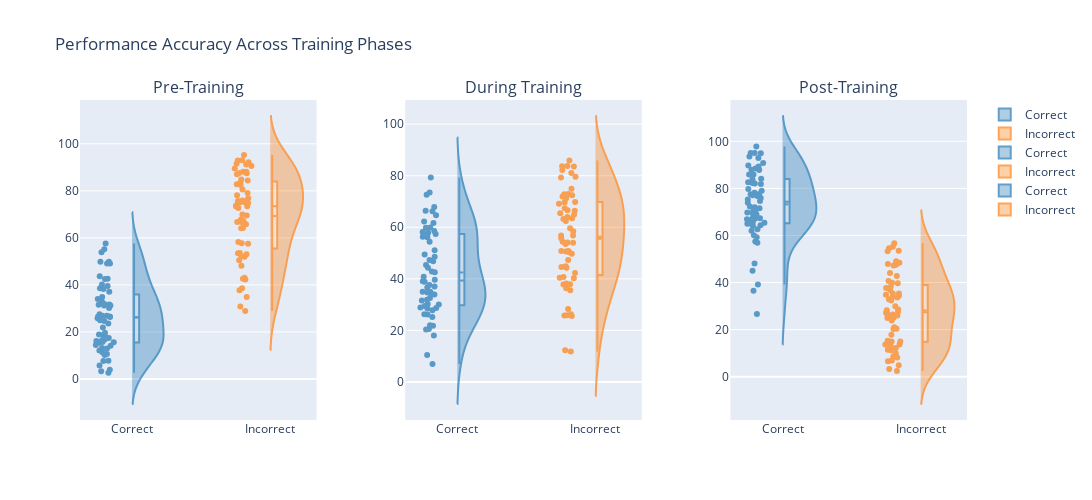
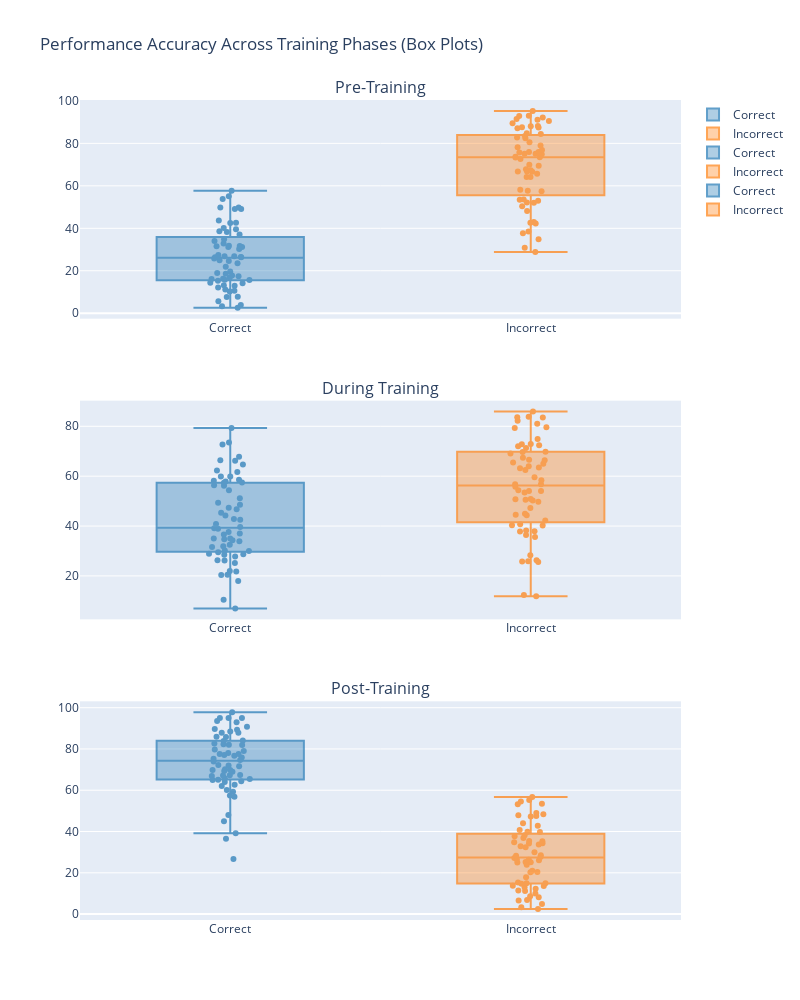

The notebook cell saved with these charts, in order:
### Markdown cell above
## 5. Comparison Grid with `plot_comparison_distributions()`

Create side-by-side comparisons of distributions across multiple conditions in a grid layout.

### Code cell
# Simulate trial-by-trial variability for different experimental conditions
trial_data = {
    'Pre-Training': {
        'Correct': np.random.beta(2, 5, 60) * 100,
        'Incorrect': np.random.beta(5, 2, 60) * 100,
    },
    'During Training': {
        'Correct': np.random.beta(3, 4, 60) * 100,
        'Incorrect': np.random.beta(4, 3, 60) * 100,
    },
    'Post-Training': {
        'Correct': np.random.beta(5, 2, 60) * 100,
        'Incorrect': np.random.beta(2, 5, 60) * 100,
    },
}

# Create comparison grid with violin plots
fig = plot_comparison_distributions(
    trial_data,
    plot_type='violin',
    rows=1,
    cols=3,
    config=PlotConfig(
        title="Performance Accuracy Across Training Phases",
        ylabel="Accuracy (%)",
        figsize=(14, 5)
    ),
    showmeans=True,
    showbox=True,
    showpoints=True,
    backend='plotly'
)
fig.show()
print("✓ Comparison distributions grid created")

# Alternative: horizontal layout with box plots
fig = plot_comparison_distributions(
    trial_data,
    plot_type='box',
    rows=3,
    cols=1,
    config=PlotConfig(
        title="Performance Accuracy Across Training Phases (Box Plots)",
        xlabel="Accuracy (%)",
        figsize=(8, 10)
    ),
    backend='plotly'
)
fig.show()
print("✓ Alternative comparison distributions grid created")

### Figure 1 — Plotly figure (JSON) as saved in the notebook; plotly's stock layout.template omitted (floating-point values rounded to 4 significant figures)
{"data": [{"box": {"fillcolor": "rgba(255, 255, 255, 0.5)", "line": {"color": "#1f77b4", "width": 2}, "visible": true, "width": 0.3}, "jitter": 0.3, "marker": {"color": "#1f77b4"}, "meanline": {"color": "#1f77b4", "visible": true, "width": 2}, "name": "Correct", "opacity": 0.7, "pointpos": -0.8, "points": "all", "showlegend": true, "side": "positive", "type": "violin", "xaxis": "x", "y": [42.47, 26.43, 2.596, 5.651, 25.82, 26.54, 17.77, 30.21, 49.79, 14.12, 27.47, 31.62, 19.68, 34.81, 38.23, 31.59, 42.61, 26.84, 10.56, 17.44, 38.6, 3.265, 24.94, 18.59, 57.64, 49.12, 16.24, 31.21, 24.6, 12.93, 55.13, 37.05, 15.62, 31.24, 32.88, 11.2, 43.7, 7.726, 3.915, 18.92, 13.19, 53.86, 21.85, 14.42, 12.12, 10.18, 40.12, 15.73, 26.38, 26.83, 39.54, 31.84, 49.86, 15.34, 7.605, 16.16, 16.79, 34.0, 49.07, 23.51], "yaxis": "y"}, {"box": {"fillcolor": "rgba(255, 255, 255, 0.5)", "line": {"color": "#ff7f0e", "width": 2}, "visible": true, "width": 0.3}, "jitter": 0.3, "marker": {"color": "#ff7f0e"}, "meanline": {"color": "#ff7f0e", "visible": true, "width": 2}, "name": "Incorrect", "opacity": 0.7, "pointpos": -0.8, "points": "all", "showlegend": true, "side": "positive", "type": "violin", "xaxis": "x", "y": [52.0, 87.57, 58.2, 48.11, 42.28, 82.46, 74.87, 75.93, 37.71, 64.11, 83.51, 75.12, 43.01, 76.88, 73.36, 79.03, 65.73, 82.75, 28.89, 92.91, 92.16, 50.42, 91.16, 91.52, 66.68, 87.08, 75.71, 66.75, 89.47, 73.74, 67.37, 75.92, 64.21, 52.98, 84.43, 78.14, 73.48, 87.52, 30.8, 53.52, 53.46, 88.12, 88.08, 95.28, 42.64, 69.91, 52.15, 38.51, 67.77, 92.98, 57.7, 66.77, 57.51, 90.55, 72.68, 75.06, 69.51, 80.58, 84.81, 34.84], "yaxis": "y"}, {"box": {"fillcolor": "rgba(255, 255, 255, 0.5)", "line": {"color": "#1f77b4", "width": 2}, "visible": true, "width": 0.3}, "jitter": 0.3, "marker": {"color": "#1f77b4"}, "meanline": {"color": "#1f77b4", "visible": true, "width": 2}, "name": "Correct", "opacity": 0.7, "pointpos": -0.8, "points": "all", "showlegend": true, "side": "positive", "type": "violin", "xaxis": "x2", "y": [51.12, 28.66, 35.03, 39.63, 66.21, 47.3, 39.08, 30.21, 30.02, 27.79, 40.8, 67.81, 21.78, 56.36, 58.13, 61.7, 48.53, 36.6, 31.57, 66.42, 79.32, 37.6, 64.64, 26.28, 33.89, 20.34, 25.16, 57.86, 28.89, 59.87, 10.49, 6.984, 26.18, 54.34, 56.16, 29.46, 38.91, 57.33, 34.31, 58.59, 49.39, 28.54, 17.99, 36.99, 44.25, 32.52, 42.8, 72.66, 73.49, 57.43, 20.49, 62.24, 59.85, 45.37, 34.72, 42.54, 35.02, 21.97, 46.78, 31.9], "yaxis": "y2"}, {"box": {"fillcolor": "rgba(255, 255, 255, 0.5)", "line": {"color": "#ff7f0e", "width": 2}, "visible": true, "width": 0.3}, "jitter": 0.3, "marker": {"color": "#ff7f0e"}, "meanline": {"color": "#ff7f0e", "visible": true, "width": 2}, "name": "Incorrect", "opacity": 0.7, "pointpos": -0.8, "points": "all", "showlegend": true, "side": "positive", "type": "violin", "xaxis": "x2", "y": [53.5, 69.84, 42.28, 71.96, 74.93, 50.77, 59.58, 12.31, 72.43, 83.57, 72.91, 25.79, 56.78, 65.46, 69.67, 79.61, 55.78, 44.57, 44.29, 38.18, 50.55, 63.96, 36.39, 83.8, 63.47, 63.16, 50.83, 47.27, 56.81, 25.89, 54.05, 71.27, 37.8, 83.63, 11.83, 26.29, 35.6, 67.35, 37.93, 58.41, 79.32, 49.71, 64.94, 81.04, 40.73, 54.02, 66.63, 54.37, 40.25, 69.08, 50.29, 44.92, 82.24, 62.48, 40.37, 66.41, 85.89, 72.84, 28.3, 25.55], "yaxis": "y2"}, {"box": {"fillcolor": "rgba(255, 255, 255, 0.5)", "line": {"color": "#1f77b4", "width": 2}, "visible": true, "width": 0.3}, "jitter": 0.3, "marker": {"color": "#1f77b4"}, "meanline": {"color": "#1f77b4", "visible": true, "width": 2}, "name": "Correct", "opacity": 0.7, "pointpos": -0.8, "points": "all", "showlegend": true, "side": "positive", "type": "violin", "xaxis": "x3", "y": [94.98, 82.03, 62.02, 88.4, 69.36, 93.54, 70.15, 76.71, 48.04, 85.85, 69.79, 63.99, 79.69, 59.28, 64.97, 68.93, 65.68, 89.68, 87.9, 67.23, 97.78, 69.82, 74.65, 81.89, 75.25, 73.94, 77.52, 92.93, 65.4, 67.34, 94.97, 39.11, 79.02, 60.1, 65.08, 62.63, 57.42, 56.86, 83.83, 90.75, 36.54, 87.84, 66.9, 67.13, 78.1, 71.58, 26.68, 82.32, 75.87, 77.06, 84.12, 71.95, 85.95, 95.05, 82.64, 72.28, 45.0, 64.37, 89.32, 77.6], "yaxis": "y3"}, {"box": {"fillcolor": "rgba(255, 255, 255, 0.5)", "line": {"color": "#ff7f0e", "width": 2}, "visible": true, "width": 0.3}, "jitter": 0.3, "marker": {"color": "#ff7f0e"}, "meanline": {"color": "#ff7f0e", "visible": true, "width": 2}, "name": "Incorrect", "opacity": 0.7, "pointpos": -0.8, "points": "all", "showlegend": true, "side": "positive", "type": "violin", "xaxis": "x3", "y": [39.74, 27.21, 12.2, 32.35, 20.39, 14.9, 3.286, 28.49, 56.67, 55.24, 29.96, 25.28, 38.16, 53.24, 34.85, 6.859, 35.29, 2.417, 54.54, 20.23, 24.98, 6.53, 14.73, 40.69, 25.04, 53.46, 32.91, 12.98, 28.23, 14.96, 9.94, 13.69, 26.37, 17.84, 47.25, 11.47, 36.82, 42.75, 8.57, 37.67, 27.6, 26.61, 47.92, 33.68, 39.89, 20.99, 13.63, 35.38, 26.04, 34.22, 34.36, 23.86, 49.0, 48.36, 15.29, 11.2, 47.57, 44.05, 8.193, 4.851], "yaxis": "y3"}], "layout": {"annotations": [{"font": {"size": 16}, "showarrow": false, "text": "Pre-Training", "x": 0.1333, "xanchor": "center", "xref": "paper", "y": 1, "yanchor": "bottom", "yref": "paper"}, {"font": {"size": 16}, "showarrow": false, "text": "During Training", "x": 0.5, "xanchor": "center", "xref": "paper", "y": 1, "yanchor": "bottom", "yref": "paper"}, {"font": {"size": 16}, "showarrow": false, "text": "Post-Training", "x": 0.8667, "xanchor": "center", "xref": "paper", "y": 1, "yanchor": "bottom", "yref": "paper"}], "height": 500, "showlegend": true, "title": {"text": "Performance Accuracy Across Training Phases"}, "width": 1400, "xaxis": {"anchor": "y", "domain": [0, 0.2667]}, "xaxis2": {"anchor": "y2", "domain": [0.3667, 0.6333]}, "xaxis3": {"anchor": "y3", "domain": [0.7333, 1]}, "yaxis": {"anchor": "x", "domain": [0, 1]}, "yaxis2": {"anchor": "x2", "domain": [0, 1]}, "yaxis3": {"anchor": "x3", "domain": [0, 1]}}}

### Figure 2 — Plotly figure (JSON) as saved in the notebook; plotly's stock layout.template omitted (floating-point values rounded to 4 significant figures)
{"data": [{"boxpoints": "all", "jitter": 0.3, "marker": {"color": "#1f77b4"}, "name": "Correct", "notched": false, "opacity": 0.7, "pointpos": 0, "showlegend": true, "type": "box", "xaxis": "x", "y": [42.47, 26.43, 2.596, 5.651, 25.82, 26.54, 17.77, 30.21, 49.79, 14.12, 27.47, 31.62, 19.68, 34.81, 38.23, 31.59, 42.61, 26.84, 10.56, 17.44, 38.6, 3.265, 24.94, 18.59, 57.64, 49.12, 16.24, 31.21, 24.6, 12.93, 55.13, 37.05, 15.62, 31.24, 32.88, 11.2, 43.7, 7.726, 3.915, 18.92, 13.19, 53.86, 21.85, 14.42, 12.12, 10.18, 40.12, 15.73, 26.38, 26.83, 39.54, 31.84, 49.86, 15.34, 7.605, 16.16, 16.79, 34.0, 49.07, 23.51], "yaxis": "y"}, {"boxpoints": "all", "jitter": 0.3, "marker": {"color": "#ff7f0e"}, "name": "Incorrect", "notched": false, "opacity": 0.7, "pointpos": 0, "showlegend": true, "type": "box", "xaxis": "x", "y": [52.0, 87.57, 58.2, 48.11, 42.28, 82.46, 74.87, 75.93, 37.71, 64.11, 83.51, 75.12, 43.01, 76.88, 73.36, 79.03, 65.73, 82.75, 28.89, 92.91, 92.16, 50.42, 91.16, 91.52, 66.68, 87.08, 75.71, 66.75, 89.47, 73.74, 67.37, 75.92, 64.21, 52.98, 84.43, 78.14, 73.48, 87.52, 30.8, 53.52, 53.46, 88.12, 88.08, 95.28, 42.64, 69.91, 52.15, 38.51, 67.77, 92.98, 57.7, 66.77, 57.51, 90.55, 72.68, 75.06, 69.51, 80.58, 84.81, 34.84], "yaxis": "y"}, {"boxpoints": "all", "jitter": 0.3, "marker": {"color": "#1f77b4"}, "name": "Correct", "notched": false, "opacity": 0.7, "pointpos": 0, "showlegend": true, "type": "box", "xaxis": "x2", "y": [51.12, 28.66, 35.03, 39.63, 66.21, 47.3, 39.08, 30.21, 30.02, 27.79, 40.8, 67.81, 21.78, 56.36, 58.13, 61.7, 48.53, 36.6, 31.57, 66.42, 79.32, 37.6, 64.64, 26.28, 33.89, 20.34, 25.16, 57.86, 28.89, 59.87, 10.49, 6.984, 26.18, 54.34, 56.16, 29.46, 38.91, 57.33, 34.31, 58.59, 49.39, 28.54, 17.99, 36.99, 44.25, 32.52, 42.8, 72.66, 73.49, 57.43, 20.49, 62.24, 59.85, 45.37, 34.72, 42.54, 35.02, 21.97, 46.78, 31.9], "yaxis": "y2"}, {"boxpoints": "all", "jitter": 0.3, "marker": {"color": "#ff7f0e"}, "name": "Incorrect", "notched": false, "opacity": 0.7, "pointpos": 0, "showlegend": true, "type": "box", "xaxis": "x2", "y": [53.5, 69.84, 42.28, 71.96, 74.93, 50.77, 59.58, 12.31, 72.43, 83.57, 72.91, 25.79, 56.78, 65.46, 69.67, 79.61, 55.78, 44.57, 44.29, 38.18, 50.55, 63.96, 36.39, 83.8, 63.47, 63.16, 50.83, 47.27, 56.81, 25.89, 54.05, 71.27, 37.8, 83.63, 11.83, 26.29, 35.6, 67.35, 37.93, 58.41, 79.32, 49.71, 64.94, 81.04, 40.73, 54.02, 66.63, 54.37, 40.25, 69.08, 50.29, 44.92, 82.24, 62.48, 40.37, 66.41, 85.89, 72.84, 28.3, 25.55], "yaxis": "y2"}, {"boxpoints": "all", "jitter": 0.3, "marker": {"color": "#1f77b4"}, "name": "Correct", "notched": false, "opacity": 0.7, "pointpos": 0, "showlegend": true, "type": "box", "xaxis": "x3", "y": [94.98, 82.03, 62.02, 88.4, 69.36, 93.54, 70.15, 76.71, 48.04, 85.85, 69.79, 63.99, 79.69, 59.28, 64.97, 68.93, 65.68, 89.68, 87.9, 67.23, 97.78, 69.82, 74.65, 81.89, 75.25, 73.94, 77.52, 92.93, 65.4, 67.34, 94.97, 39.11, 79.02, 60.1, 65.08, 62.63, 57.42, 56.86, 83.83, 90.75, 36.54, 87.84, 66.9, 67.13, 78.1, 71.58, 26.68, 82.32, 75.87, 77.06, 84.12, 71.95, 85.95, 95.05, 82.64, 72.28, 45.0, 64.37, 89.32, 77.6], "yaxis": "y3"}, {"boxpoints": "all", "jitter": 0.3, "marker": {"color": "#ff7f0e"}, "name": "Incorrect", "notched": false, "opacity": 0.7, "pointpos": 0, "showlegend": true, "type": "box", "xaxis": "x3", "y": [39.74, 27.21, 12.2, 32.35, 20.39, 14.9, 3.286, 28.49, 56.67, 55.24, 29.96, 25.28, 38.16, 53.24, 34.85, 6.859, 35.29, 2.417, 54.54, 20.23, 24.98, 6.53, 14.73, 40.69, 25.04, 53.46, 32.91, 12.98, 28.23, 14.96, 9.94, 13.69, 26.37, 17.84, 47.25, 11.47, 36.82, 42.75, 8.57, 37.67, 27.6, 26.61, 47.92, 33.68, 39.89, 20.99, 13.63, 35.38, 26.04, 34.22, 34.36, 23.86, 49.0, 48.36, 15.29, 11.2, 47.57, 44.05, 8.193, 4.851], "yaxis": "y3"}], "layout": {"annotations": [{"font": {"size": 16}, "showarrow": false, "text": "Pre-Training", "x": 0.5, "xanchor": "center", "xref": "paper", "y": 1, "yanchor": "bottom", "yref": "paper"}, {"font": {"size": 16}, "showarrow": false, "text": "During Training", "x": 0.5, "xanchor": "center", "xref": "paper", "y": 0.6333, "yanchor": "bottom", "yref": "paper"}, {"font": {"size": 16}, "showarrow": false, "text": "Post-Training", "x": 0.5, "xanchor": "center", "xref": "paper", "y": 0.2667, "yanchor": "bottom", "yref": "paper"}], "height": 1000, "showlegend": true, "title": {"text": "Performance Accuracy Across Training Phases (Box Plots)"}, "width": 800, "xaxis": {"anchor": "y", "domain": [0, 1]}, "xaxis2": {"anchor": "y2", "domain": [0, 1]}, "xaxis3": {"anchor": "y3", "domain": [0, 1]}, "yaxis": {"anchor": "x", "domain": [0.7333, 1]}, "yaxis2": {"anchor": "x2", "domain": [0.3667, 0.6333]}, "yaxis3": {"anchor": "x3", "domain": [0, 0.2667]}}}
